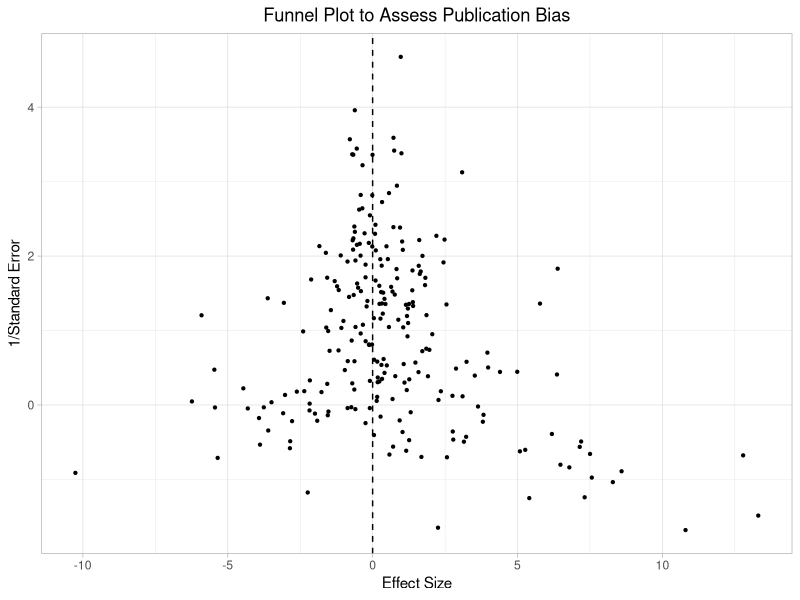

Reproduce this figure in R.
setwd("~/OneDrive - University of Edinburgh/Age_AMR/Age-AMR_Github")
library(lme4)
library(tidyr)
library(dplyr)
library(ggplot2)

# Import Processed Data
data<-read.csv("dataset_2.csv",header=T)

# Run regression for each paper to estimate of effect size and standard error
paper_list<-distinct(select(data,paper))
all_results<-data.frame()
for(i in 1:nrow(paper_list)){
  specific_data<-filter(data,paper==paper_list[i,1])
  model<-glm(cbind(resistant, susceptible)~age_scaled,data=specific_data,family="binomial")
  result<-data.frame(slope=summary(model)$coeff[2,1],error=summary(model)$coeff[2,2],paper=paper_list[i,1])
  all_results<-rbind(all_results,result)
}

# Funnel Plot
ggplot(all_results,aes(x=slope,y=log(1/error)))+
  geom_point(size=0.8)+
  geom_vline(xintercept=0,colour="black",linetype="dashed")+
  theme_light()+
  labs(title="Funnel Plot to Assess Publication Bias",x="Effect Size",y="1/Standard Error")+
  theme(plot.title = element_text(hjust = 0.5))